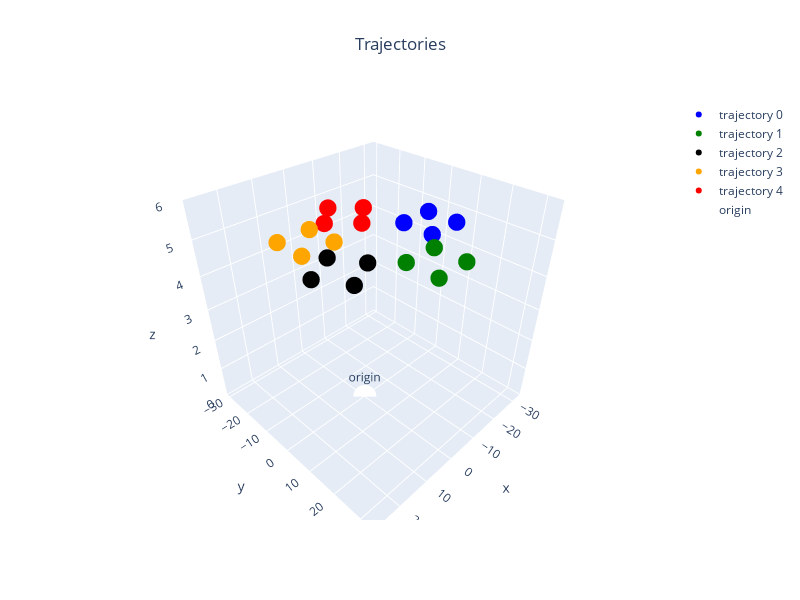

This figure's notebook cell:
### Markdown cell above
## Gazebo Congiguration

### Code cell
gaz_config = ConfigGazebo(origin = enu_origin,
                          world_path="simulator/gazebo/worlds/runway.world")

for path,home,c in zip(base_paths,base_homes,colors):
    gaz_config.add(base_path=path,base_home=home,color=c)
gaz_config.show()

### Figure 1 — Plotly figure (JSON) as saved in the notebook; plotly's stock layout.template omitted (floating-point values rounded to 4 significant figures)
{"data": [{"marker": {"color": ["blue", "blue", "blue", "blue", "blue"], "size": 6}, "mode": "markers", "name": "trajectory 0", "type": "scatter3d", "x": [-15, -25, -25, -15, -15], "y": [9.185e-16, 1.531e-15, 10.0, 10.0, 9.185e-16], "z": [5, 5, 5, 5, 5]}, {"marker": {"color": ["green", "green", "green", "green", "green"], "size": 6}, "mode": "markers", "name": "trajectory 1", "type": "scatter3d", "x": [9.185e-16, -10.0, -10.0, 1.531e-15, 9.185e-16], "y": [15, 15, 25, 25, 15], "z": [5, 5, 5, 5, 5]}, {"marker": {"color": ["black", "black", "black", "black", "black"], "size": 6}, "mode": "markers", "name": "trajectory 2", "type": "scatter3d", "x": [20, 11.34, 6.34, 15, 20], "y": [5.0, 1.938e-16, 8.66, 13.66, 5.0], "z": [5, 5, 5, 5, 5]}, {"marker": {"color": ["orange", "orange", "orange", "orange", "orange"], "size": 6}, "mode": "markers", "name": "trajectory 3", "type": "scatter3d", "x": [15.0, 5.0, 5, 15, 15.0], "y": [-15.0, -15, -5, -5.0, -15.0], "z": [5, 5, 5, 5, 5]}, {"marker": {"color": ["red", "red", "red", "red", "red"], "size": 6}, "mode": "markers", "name": "trajectory 4", "type": "scatter3d", "x": [-9.185e-16, -7.071, -14.14, -7.071, -9.185e-16], "y": [-15, -22.07, -15, -7.929, -15], "z": [5, 5, 5, 5, 5]}, {"marker": {"color": "white", "size": 8}, "mode": "markers+text", "name": "origin", "text": ["origin"], "textposition": "top center", "type": "scatter3d", "x": [0], "y": [0], "z": [0]}], "layout": {"height": 600, "scene": {"xaxis": {"range": [-34, 29], "title": {"text": "x"}}, "yaxis": {"range": [-31.49, 34.41], "title": {"text": "y"}}, "zaxis": {"range": [0, 6], "title": {"text": "z"}}}, "showlegend": true, "title": {"text": "Trajectories", "x": 0.5, "xanchor": "center"}, "width": 800}}
